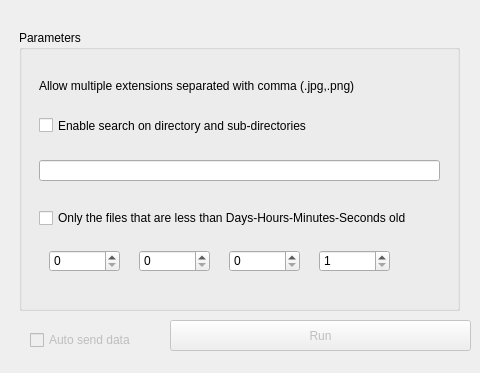
<?xml version="1.0" encoding="UTF-8"?>
<ui version="4.0">
 <class>Form</class>
 <widget class="QWidget" name="Form">
  <property name="geometry">
   <rect>
    <x>0</x>
    <y>0</y>
    <width>480</width>
    <height>373</height>
   </rect>
  </property>
  <property name="windowTitle">
   <string>Form</string>
  </property>
  <widget class="QGroupBox" name="groupBox">
   <property name="geometry">
    <rect>
     <x>19</x>
     <y>30</y>
     <width>441</width>
     <height>281</height>
    </rect>
   </property>
   <property name="title">
    <string>Parameters</string>
   </property>
   <widget class="QLineEdit" name="lineEdit">
    <property name="geometry">
     <rect>
      <x>20</x>
      <y>130</y>
      <width>401</width>
      <height>21</height>
     </rect>
    </property>
   </widget>
   <widget class="QCheckBox" name="checkBox">
    <property name="geometry">
     <rect>
      <x>20</x>
      <y>80</y>
      <width>365</width>
      <height>31</height>
     </rect>
    </property>
    <property name="text">
     <string>Enable search on directory and sub-directories</string>
    </property>
   </widget>
   <widget class="QLabel" name="label">
    <property name="geometry">
     <rect>
      <x>20</x>
      <y>40</y>
      <width>401</width>
      <height>31</height>
     </rect>
    </property>
    <property name="text">
     <string>Allow multiple extensions separated with comma (.jpg,.png)</string>
    </property>
   </widget>
   <widget class="QCheckBox" name="checkBox_2">
    <property name="geometry">
     <rect>
      <x>20</x>
      <y>180</y>
      <width>411</width>
      <height>16</height>
     </rect>
    </property>
    <property name="text">
     <string>Only the files that are less than Days-Hours-Minutes-Seconds old</string>
    </property>
   </widget>
   <widget class="QSpinBox" name="spinBox_day">
    <property name="geometry">
     <rect>
      <x>30</x>
      <y>220</y>
      <width>71</width>
      <height>22</height>
     </rect>
    </property>
    <property name="maximum">
     <number>9999</number>
    </property>
   </widget>
   <widget class="QSpinBox" name="spinBox_hour">
    <property name="geometry">
     <rect>
      <x>120</x>
      <y>220</y>
      <width>71</width>
      <height>22</height>
     </rect>
    </property>
    <property name="maximum">
     <number>23</number>
    </property>
   </widget>
   <widget class="QSpinBox" name="spinBox_minute">
    <property name="geometry">
     <rect>
      <x>210</x>
      <y>220</y>
      <width>71</width>
      <height>22</height>
     </rect>
    </property>
    <property name="maximum">
     <number>59</number>
    </property>
   </widget>
   <widget class="QSpinBox" name="spinBox_second">
    <property name="geometry">
     <rect>
      <x>300</x>
      <y>220</y>
      <width>71</width>
      <height>22</height>
     </rect>
    </property>
    <property name="minimum">
     <number>1</number>
    </property>
    <property name="maximum">
     <number>59</number>
    </property>
    <property name="value">
     <number>1</number>
    </property>
   </widget>
  </widget>
  <widget class="QPushButton" name="pushButton_send">
   <property name="enabled">
    <bool>false</bool>
   </property>
   <property name="geometry">
    <rect>
     <x>170</x>
     <y>320</y>
     <width>301</width>
     <height>31</height>
    </rect>
   </property>
   <property name="text">
    <string>Run</string>
   </property>
  </widget>
  <widget class="QCheckBox" name="checkBox_send">
   <property name="enabled">
    <bool>false</bool>
   </property>
   <property name="geometry">
    <rect>
     <x>30</x>
     <y>330</y>
     <width>121</width>
     <height>20</height>
    </rect>
   </property>
   <property name="text">
    <string>Auto send data</string>
   </property>
  </widget>
 </widget>
 <resources/>
 <connections/>
</ui>
